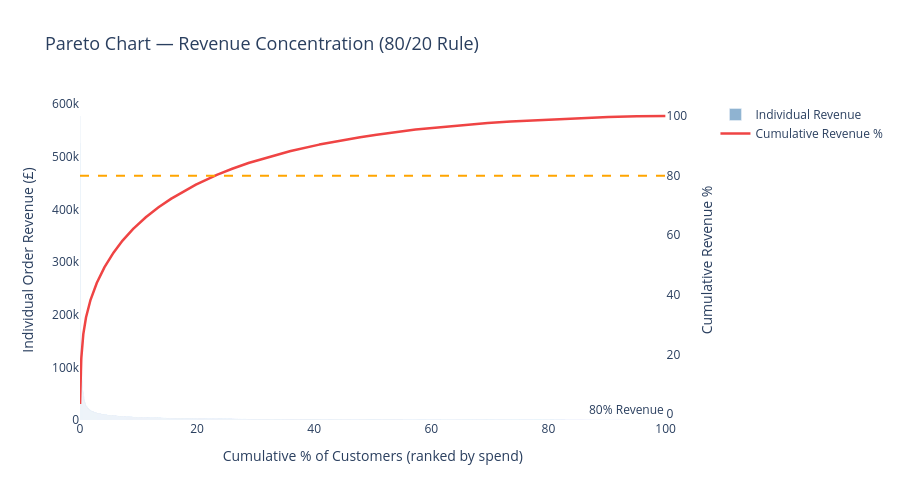

Source (notebook cell):
### Code cell
# ─────────────────────────────────────────────
# VISUALIZATION 5: Pareto — 80/20 Rule
# Shows cumulative revenue by customer quintile.
# This is the most business-impressive chart.
# ─────────────────────────────────────────────

df_segments_sorted = df_segments.sort_values('monetary', ascending=False).reset_index(drop=True)
df_segments_sorted['cumulative_revenue'] = df_segments_sorted['monetary'].cumsum()
df_segments_sorted['cumulative_pct']     = (
    df_segments_sorted['cumulative_revenue'] /
    df_segments_sorted['monetary'].sum() * 100
)
df_segments_sorted['customer_pct'] = (
    (df_segments_sorted.index + 1) /
    len(df_segments_sorted) * 100
)

fig = make_subplots(specs=[[{"secondary_y": True}]])

fig.add_trace(
    go.Bar(
        x    = df_segments_sorted['customer_pct'],
        y    = df_segments_sorted['monetary'],
        name = 'Individual Revenue',
        marker_color = 'steelblue',
        opacity = 0.6
    ),
    secondary_y = False
)

fig.add_trace(
    go.Scatter(
        x    = df_segments_sorted['customer_pct'],
        y    = df_segments_sorted['cumulative_pct'],
        name = 'Cumulative Revenue %',
        line = dict(color='#ef4444', width=2.5)
    ),
    secondary_y = True
)

# 80% reference line
fig.add_hline(
    y=80, line_dash='dash', line_color='orange',
    annotation_text='80% Revenue', secondary_y=True
)

fig.update_layout(
    title      = 'Pareto Chart — Revenue Concentration (80/20 Rule)',
    height     = 500,
    plot_bgcolor = 'white',
    title_font_size = 18
)
fig.update_xaxes(title_text='Cumulative % of Customers (ranked by spend)')
fig.update_yaxes(title_text='Individual Order Revenue (£)', secondary_y=False)
fig.update_yaxes(title_text='Cumulative Revenue %', secondary_y=True)
fig.show()

# Print the finding
top20_revenue = df_segments.nlargest(int(len(df_segments)*0.2), 'monetary')['monetary'].sum()
total_revenue = df_segments['monetary'].sum()
print(f"\n80/20 FINDING:")
print(f"Top 20% of customers generate "
      f"{top20_revenue/total_revenue*100:.1f}% of total revenue.")

### Figure 1 — Plotly figure (JSON) as saved in the notebook; plotly's stock layout.template omitted (floating-point values rounded to 4 significant figures; data arrays with more than 128 entries replaced by an {"elided": "..."} marker saying what was removed)
{"data": [{"marker": {"color": "steelblue"}, "name": "Individual Revenue", "opacity": 0.6, "type": "bar", "x": {"elided": "5848 float values"}, "xaxis": "x", "y": {"elided": "5848 float values"}, "yaxis": "y"}, {"line": {"color": "#ef4444", "width": 2.5}, "name": "Cumulative Revenue %", "type": "scatter", "x": {"elided": "5848 float values"}, "xaxis": "x", "y": {"elided": "5848 float values"}, "yaxis": "y2"}], "layout": {"annotations": [{"showarrow": false, "text": "80% Revenue", "x": 1, "xanchor": "right", "xref": "x domain", "y": 80, "yanchor": "bottom", "yref": "y"}], "height": 500, "plot_bgcolor": "white", "shapes": [{"line": {"color": "orange", "dash": "dash"}, "type": "line", "x0": 0, "x1": 1, "xref": "x domain", "y0": 80, "y1": 80, "yref": "y2"}], "title": {"font": {"size": 18}, "text": "Pareto Chart — Revenue Concentration (80/20 Rule)"}, "xaxis": {"anchor": "y", "domain": [0, 0.94], "title": {"text": "Cumulative % of Customers (ranked by spend)"}}, "yaxis": {"anchor": "x", "domain": [0, 1], "title": {"text": "Individual Order Revenue (£)"}}, "yaxis2": {"anchor": "x", "overlaying": "y", "side": "right", "title": {"text": "Cumulative Revenue %"}}}}
